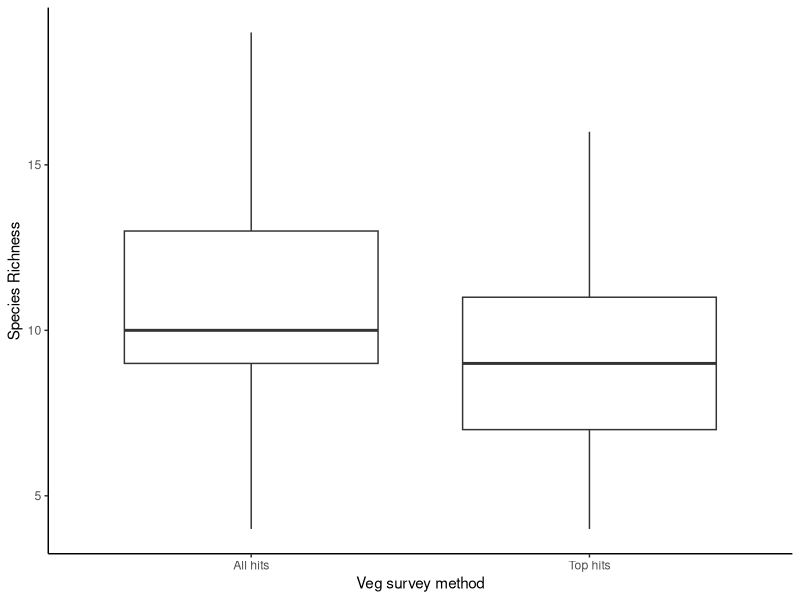
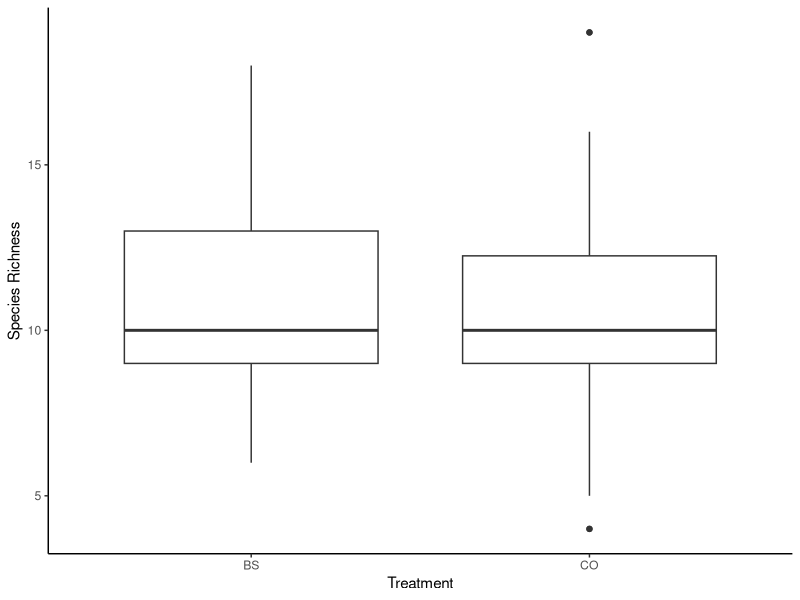
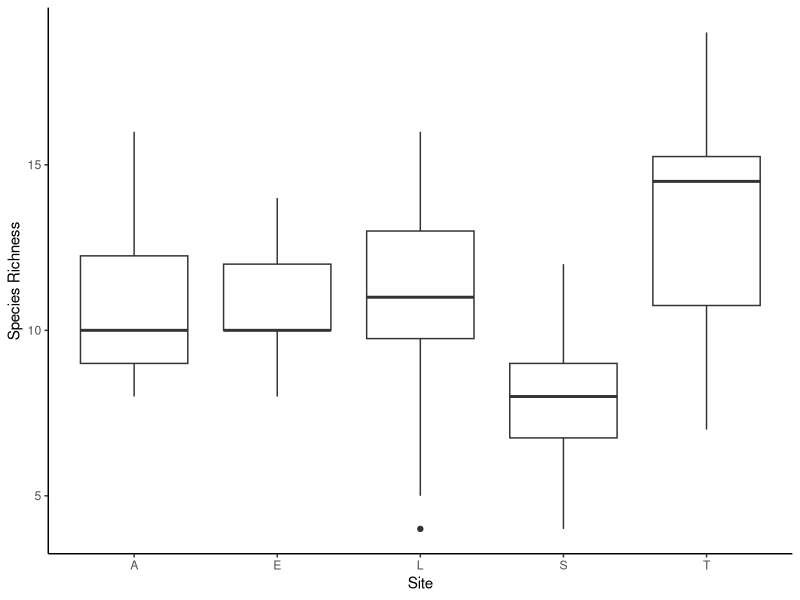
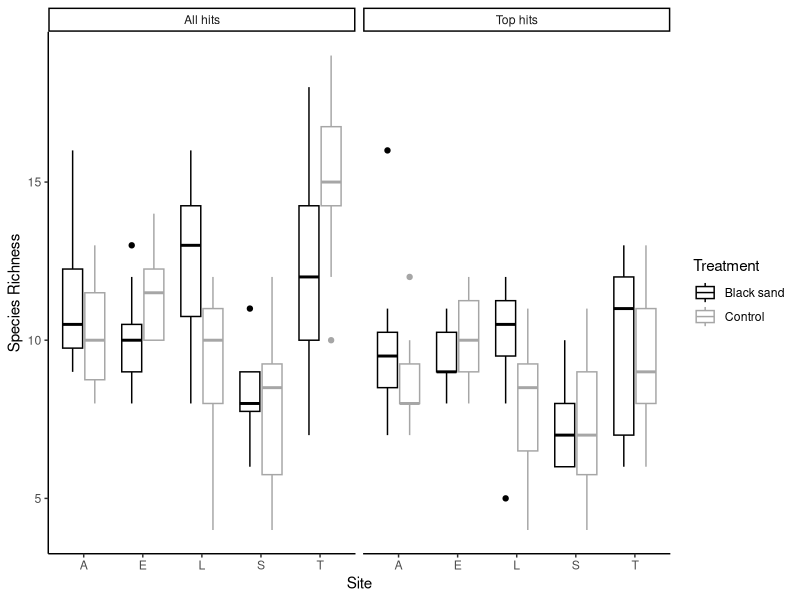
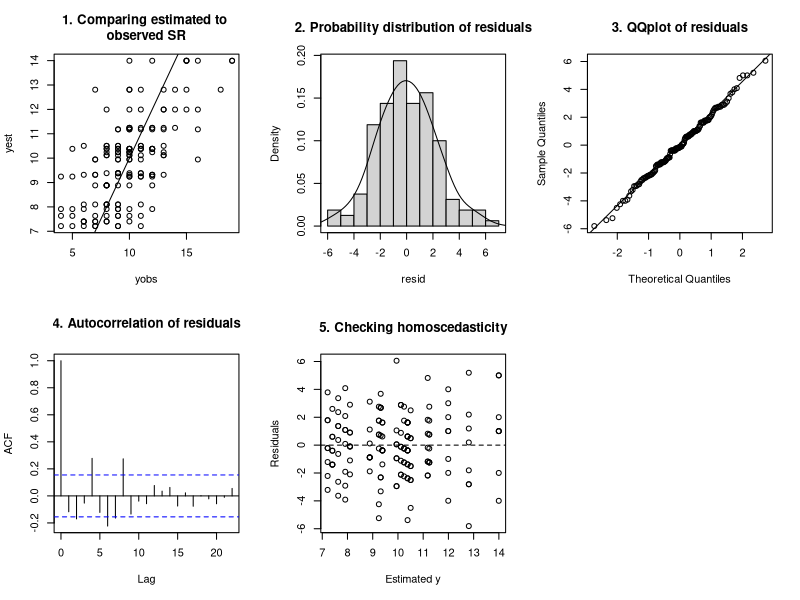
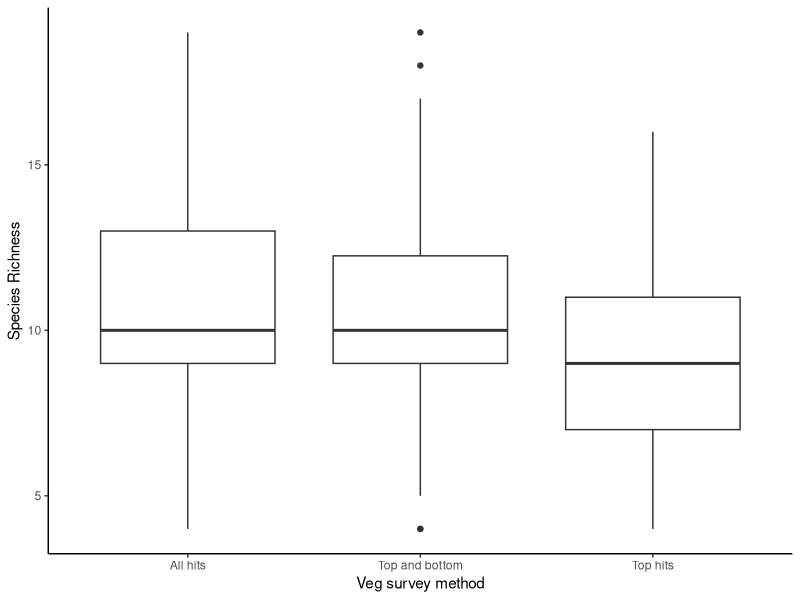
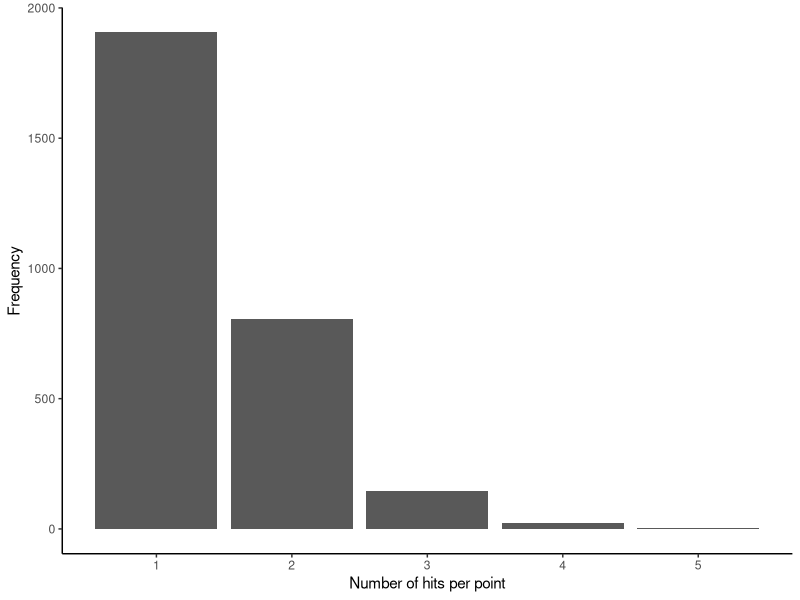
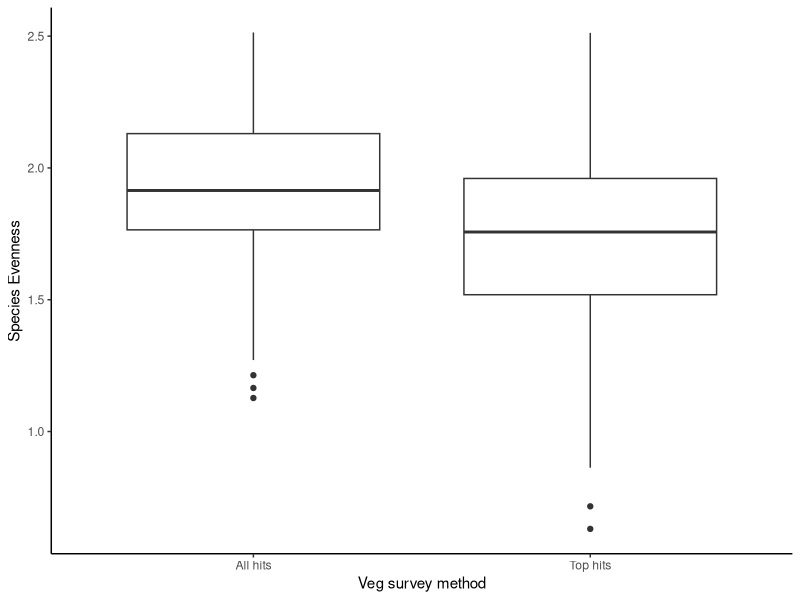

These figures' R source, in order:
## ---- chunk 1
knitr::opts_chunk$set(echo = TRUE)
## ---- chunk 2
library(tidyverse)
library(vegan)
library(sm)
library(nlme)

splong <- read_csv("splong_NWT_bs.csv")[-1]
## ---- chunk 3
head(splong)
## ---- chunk 4
# leaving each subplot as its own row (i.e., not aggregated)

# desired format of community composition matrix: sites = rows; sp = cols

# tally frequencies of sp within subplots, for just hit_1 and for all

## isolate just top hit sp
h1 <- splong %>% filter(hits == "hit_1")

## tally sp frequencies and create community df
h1comm <- h1 %>% group_by(subplot) %>%
  count(sp) %>%
  ungroup() %>%
  #spread into columns=sp
  pivot_wider(names_from= sp, values_from = n) 

## convert from tibble -> df, so can turn col 1 (subplot) into rownames
h1comm <- as.data.frame(h1comm)
rownames(h1comm) <- h1comm[,1] #make site labels into rownames
h1comm <- h1comm %>% select(-subplot) #remove subplot column

## replace NA with 0 for sp comp data
h1comm[is.na(h1comm)] <- 0

# repeat for full dataset (all hits)
fullcomm <- splong %>% group_by(subplot) %>%
  count(sp) %>%
  ungroup() %>%
  pivot_wider(names_from = sp, values_from = n) 

fullcomm <- as.data.frame(fullcomm)
rownames(fullcomm) <- fullcomm[,1] 
fullcomm <- fullcomm %>% select(-subplot) 

fullcomm[is.na(fullcomm)] <- 0

# peek
# head(fullcomm)
## ---- chunk 5
h1rich <- specnumber(h1comm)
fullrich <- specnumber(fullcomm)

# split subplot into plot & reps, for plotting
h1rich <- data.frame(subplot = names(h1rich), SR = unname(h1rich), method = "Top hits")

fullrich <- data.frame(subplot = names(fullrich), SR = unname(fullrich), method="All hits")

sr <- rbind(h1rich, fullrich)
## ---- chunk 6
sr %>% ggplot(aes(x=method, y=SR))+
  geom_boxplot()+
  theme_classic()+
  labs(x= "Veg survey method", y="Species Richness")

(sr_t <- t.test(sr$SR ~ sr$method))
mean_top <- round(sr_t$estimate[1], 1)
mean_all <- round(sr_t$estimate[2], 1)
sr_p <- round(sr_t$p.value, 6)

## ---- chunk 7
# split subplot into plot & reps
sr <- sr %>%
  separate(subplot, into = c("plot", "rep"), sep=" (?=[^ ]+$)")

#split plot into site & treatment
site <- substr(sr$plot, 1,1)
treat <- substr(sr$plot, 2,3)

sr <- data.frame(site, treat, sr)

# visualizing SR differences among treatments (pooled sites)
# using all hits
sr_all <- sr %>% filter (method == "All hits")
sr_all %>% ggplot(aes(x=treat, y=SR))+
  geom_boxplot()+
  theme_classic()+
  labs(x= "Treatment", y="Species Richness")
## ---- chunk 8
sr_all %>% ggplot(aes(x=site, y=SR))+
  geom_boxplot()+
  theme_classic()+
  labs(x= "Site", y="Species Richness")
## ---- chunk 9
a0 <- aov(SR ~ site*treat, data=sr_all)
summary(a0)
contrasts <- TukeyHSD(a0)
summary(contrasts$site[,1])
## ---- chunk 10
contrasts$treat[,1]
## ---- chunk 11
# the range of differences in SR within each site, between treatments
contrasts$`site:treat`[c(5,14,22,29,35), 1]
## ---- chunk 12
sr %>% ggplot(aes(x=site, y=SR, col=treat))+
  facet_wrap(.~method)+
  geom_boxplot()+
  theme_classic()+
  labs(x="Site", y="Species Richness")+
  scale_colour_manual(values=c("black", "gray65"), labels=c("Black sand", "Control"), name="Treatment")
## ---- chunk 13
topsr <- sr %>% filter(method == "Top hits") 
fullsr <- sr %>% filter(method=="All hits")
## ---- chunk 14
# top hits only
a1 <- aov(SR ~ site*treat, data=topsr)
summary(a1)

# all hits
a2 <- aov(SR ~ site*treat, data=fullsr)
summary(a2)
## ---- chunk 15
lm1<-lme(SR ~ site*treat, random = ~ method | site, data = sr) #converges w REML, not ML

lm2<- lme(SR ~ site*treat, random = ~ 1 | site, data = sr)
anova(lm2,lm1)
## ---- chunk 16
modDiagnost <- function(yobs, mod, main1){
  #calculate estimated y and compare to observed y, to check model fit
  resid <- residuals(mod)
  yest <- yobs - resid
  plot(yobs, yest, main = main1)
  abline(a=0, b=1)
  
  #plot the residuals
  hist(resid, probability=T, main= "2. Probability distribution of residuals")
  sm.density(resid,add=T)
  
  #QQplot to assess normality of residuals
  qqnorm(resid, main="3. QQplot of residuals")
  qqline(resid)
  
  #check if residuals are autocorrelated (and violate the assumption they're iid)
  acf(resid, main="4. Autocorrelation of residuals")
  
  #compare the residuals to estimated y, to check homoscedasticity
  plot(yest, resid, xlab="Estimated y", ylab="Residuals", main="5. Checking homoscedasticity")  
  abline(h=0, lty=2)
  
  #store yest and residuals for later plotting
  return(data.frame(yest=yest, resid=resid))
}#end of function

par(mfrow=c(2,3))
out <- modDiagnost(yobs= sr$SR, mod= lm1, 
                   main1 = "1. Comparing estimated to \nobserved SR")
## ---- chunk 17
#split hits into label & numeric value, so can calc max
temp <- splong %>% 
  separate(hits, into = c("discard", "hit_num"), sep="_") %>%
  separate(subplot, into = c("plot", "rep"), sep=" ", remove=F) %>%
  select(-discard) %>%
  mutate(hit_num = as.numeric(hit_num),
         rep = as.numeric(rep),
         point = as.numeric(point))

#for each plot, rep, point -> find max and min (or take h1 df) hit and store sp

topbot <- NULL

for(i in unique(temp$plot)){
  dat <- temp %>% filter(plot == i)
  
  for(j in unique(dat$rep)){
    subdat <- dat %>% filter(rep == j)
    
    for(k in unique(subdat$point)){
      subsub <- subdat %>% filter(point == k)
      
      #determine if there's only a top hit, or more
      max_h <- max(subsub$hit_num)
      min_h <- min(subsub$hit_num)
      
      #store top hit sp
      res <- vector(mode = "integer", length = 2)#0s at first
      res[1] <- unlist(subsub %>% filter(hit_num == min_h) %>%
        select(sp))
      
      #if there are more hits, find the bottom sp
      ifelse(max_h > min_h, 
             res[2] <- unlist(subsub %>% 
               filter(hit_num == max_h) %>%
               select(sp)),
             res[2] <- NA)
      
      #store output
      df <- data.frame(plot = i, rep = j, point = k,
                       max_hits = max_h,
                 hit = c("topsp", "bottomsp"),
                 sp = res)
      topbot <- rbind(topbot, df)
    }
  }
}
## ---- chunk 18
## tally sp frequencies and create community df
#by subplot
tbcomm <- topbot %>% group_by(plot, rep) %>%
  drop_na() %>%
  count(sp) %>%
  ungroup() %>%
  #spread into columns=sp
  pivot_wider(names_from= sp, values_from = n) 

tbcomm <- tbcomm %>% select(-plot,-rep) #remove label columns

## replace NA with 0 for sp comp data
tbcomm[is.na(tbcomm)] <- 0

# calc SR
tbrich <- specnumber(tbcomm)
tbrich <- data.frame(SR = tbrich, method = "Top and bottom")

# tbrich %>% ggplot(aes(x=method, y=SR))+
#   geom_boxplot()+
#   theme_classic()+
#   labs(x= "Veg survey method", y="Species Richness")
## ---- chunk 19
summary(tbrich$SR)
## ---- chunk 20
sr <- sr %>% select(SR, method) #remove extra label columns
sr_combo <- rbind(sr, tbrich)
sr_combo %>% ggplot(aes(x=method, y=SR))+
  geom_boxplot()+
  theme_classic()+
  labs(x= "Veg survey method", y="Species Richness")
## ---- chunk 21
# ANOVA to compare richness estimates among survey methods
mod_comp <- aov(SR ~ method, data=sr_combo)
summary(mod_comp)
TukeyHSD(mod_comp)
## ---- chunk 22
topbot_spp <- topbot %>% 
  summarize(n_distinct(sp))
## ---- chunk 23
#find the max hits for each plot/rep/point - lumped into topbot calc above
topbot %>% group_by(plot, rep, point) %>%
  summarize(num_hits = max(max_hits)) %>% #thinning, to get just the one value, since df doubled it
ggplot(aes(x=num_hits))+
  geom_bar(stat="count")+
  theme_classic()+
  labs(x="Number of hits per point", y="Frequency")

#unique(splong$hits) #yes, the most hits ever seen for a single point was 5
## ---- chunk 24
# vegan package, shannon weaver
Htop <- diversity(h1comm)
Hfull <- diversity(fullcomm)

# again have to split these df to display
h1eve <- data.frame(subplot = names(Htop), SEve = unname(Htop), method = "Top hits")

fulleve <- data.frame(subplot = names(Hfull), SEve = unname(Hfull), method="All hits")

eve <- rbind(h1eve, fulleve)

# split subplot into plot & reps
eve <- eve %>%
  separate(subplot, into = c("plot", "rep"), sep=" (?=[^ ]+$)")

site <- substr(eve$plot, 1,1)
treat <- substr(eve$plot, 2,3)

eve <- data.frame(site, treat, eve)
## ---- chunk 25
eve %>% ggplot(aes(x=method, y=SEve))+
  geom_boxplot()+
  theme_classic()+
  labs(x= "Veg survey method", y="Species Evenness")

(eve_t <- t.test(eve$SEve ~ eve$method))
mean_e_top <- round(eve_t$estimate[1], 1)
mean_e_all <- round(eve_t$estimate[2], 1)
eve_p <- round(eve_t$p.value, 6)
## ---- chunk 26
eve %>% ggplot(aes(x=site, y=SEve, col=treat))+
  facet_wrap(.~method)+
  geom_boxplot()+
  theme_classic()+
  labs(x="Site", y="Species Evenness")+
  scale_colour_manual(values=c("black", "gray65"), labels=c("Black sand", "Control"), name="Treatment")
## ---- chunk 27
lm3<-lme(SEve ~ site*treat, random = ~ method | site, data = eve) #converges w REML, not ML #method="ML"

lm4<- lme(SEve ~ site*treat, random = ~ 1 | site, data = eve)
anova(lm4,lm3)
## ---- chunk 28
# model diagnostics
par(mfrow=c(2,3))
out <- modDiagnost(yobs= eve$SEve, mod= lm3, 
                   main1 = "1. Comparing estimated to \nobserved SEve")
